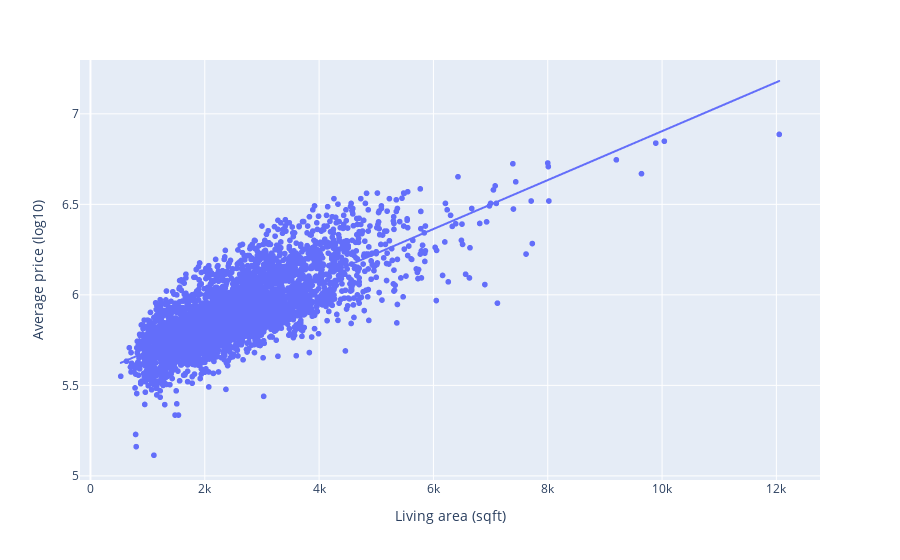

Notebook code for this chart:
### Code cell
fig_livingvsprice = px.scatter(df_best, x='sqft_living', y='price_log',  trendline="ols", labels=dict(sqft_living="Living area (sqft) ", price_log="Average price (log10)"))
fig_livingvsprice.write_image("graphics/fig_livingvsprice.pdf")
fig_livingvsprice.show()

### Figure 1 — Plotly figure (JSON) as saved in the notebook; plotly's stock layout.template omitted (floating-point values rounded to 4 significant figures; data arrays with more than 128 entries replaced by an {"elided": "..."} marker saying what was removed)
{"data": [{"hovertemplate": "Living area (sqft) =%{x}<br>Average price (log10)=%{y}<extra></extra>", "legendgroup": "", "marker": {"color": "#636efa", "symbol": "circle"}, "mode": "markers", "name": "", "showlegend": false, "type": "scattergl", "x": {"elided": "3957 int values"}, "xaxis": "x", "y": {"elided": "3957 float values"}, "yaxis": "y"}, {"hovertemplate": "<b>OLS trendline</b><br>price_log = 0.000135173 * sqft_living + 5.5526<br>R<sup>2</sup>=0.581683<br><br>Living area (sqft) =%{x}<br>Average price (log10)=%{y} <b>(trend)</b><extra></extra>", "legendgroup": "", "marker": {"color": "#636efa", "symbol": "circle"}, "mode": "lines", "name": "", "showlegend": false, "type": "scattergl", "x": {"elided": "3957 int values"}, "xaxis": "x", "y": {"elided": "3957 float values"}, "yaxis": "y"}], "layout": {"legend": {"tracegroupgap": 0}, "margin": {"t": 60}, "xaxis": {"anchor": "y", "domain": [0, 1], "title": {"text": "Living area (sqft) "}}, "yaxis": {"anchor": "x", "domain": [0, 1], "title": {"text": "Average price (log10)"}}}}
